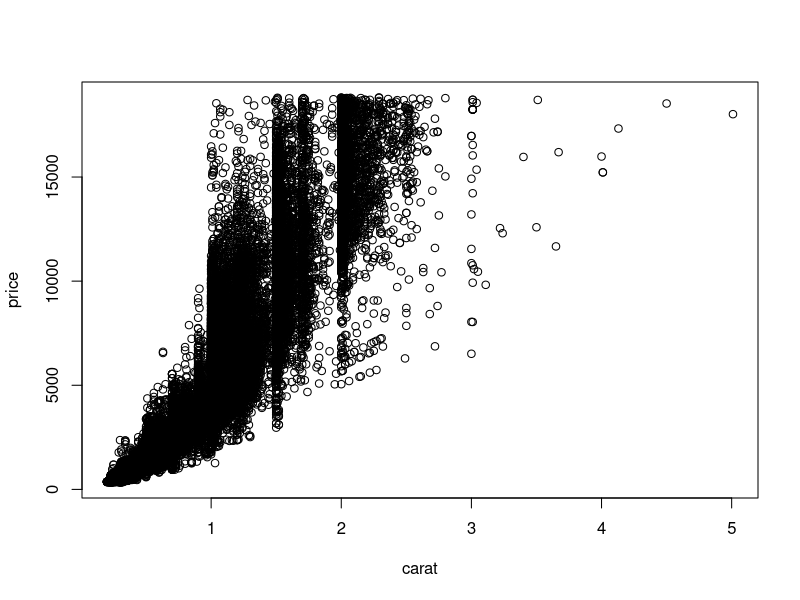
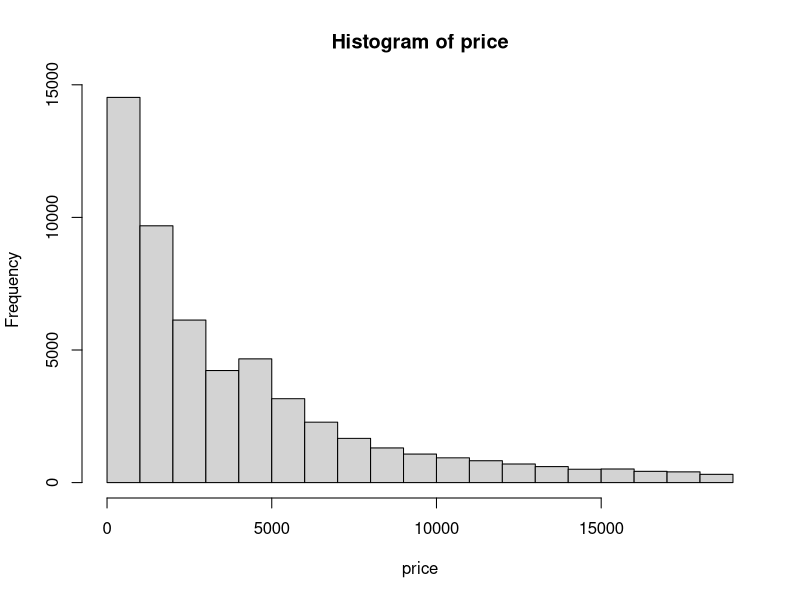
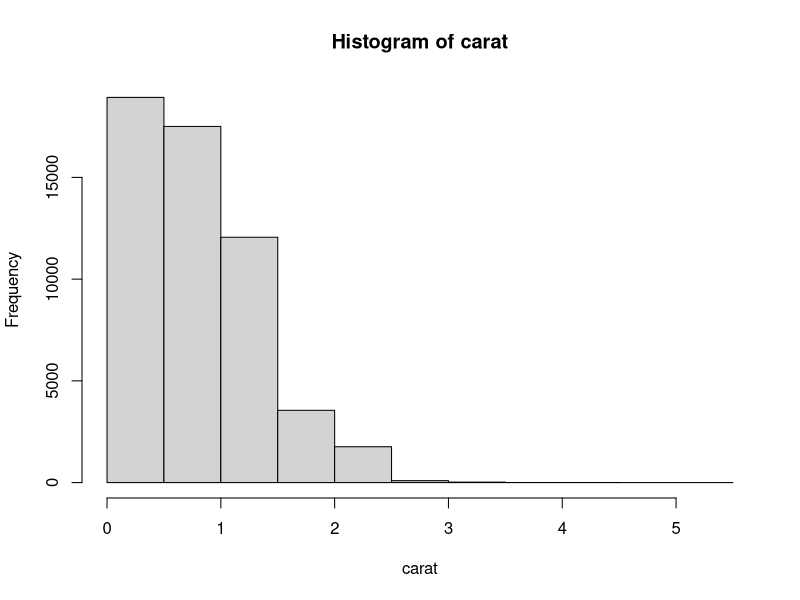
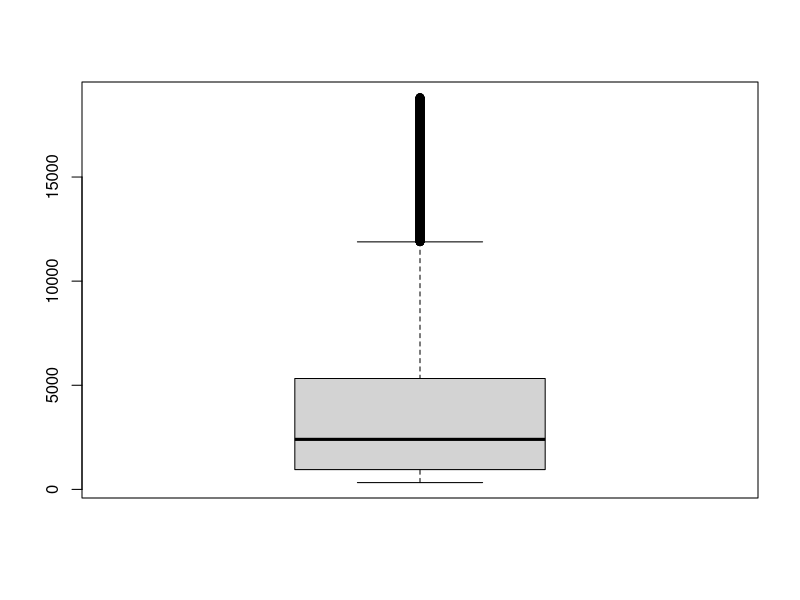
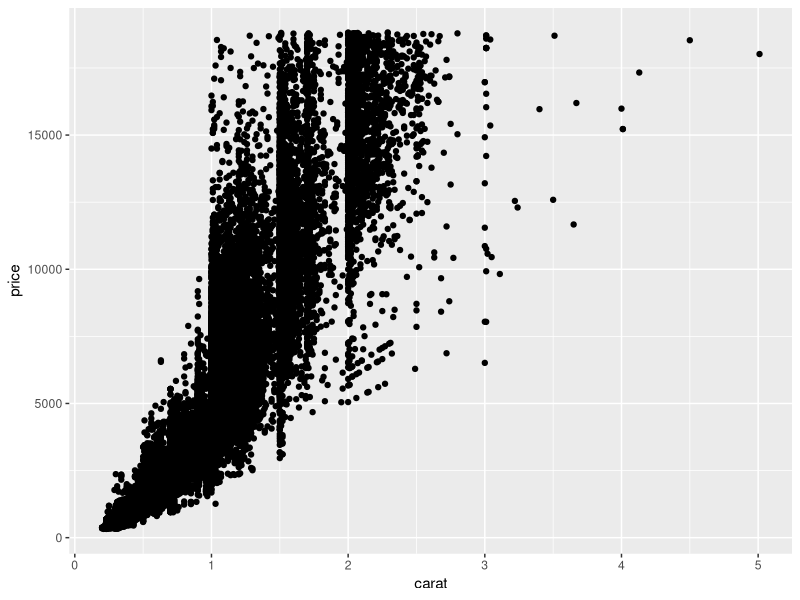
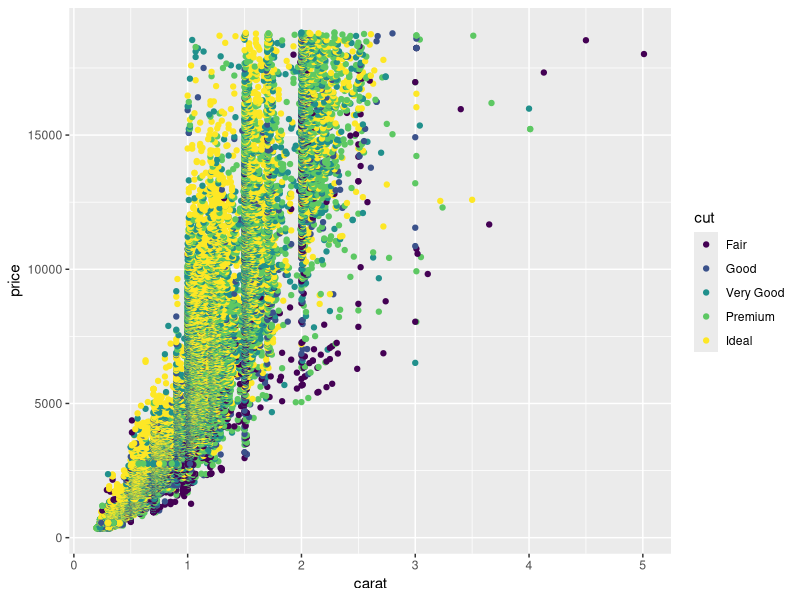
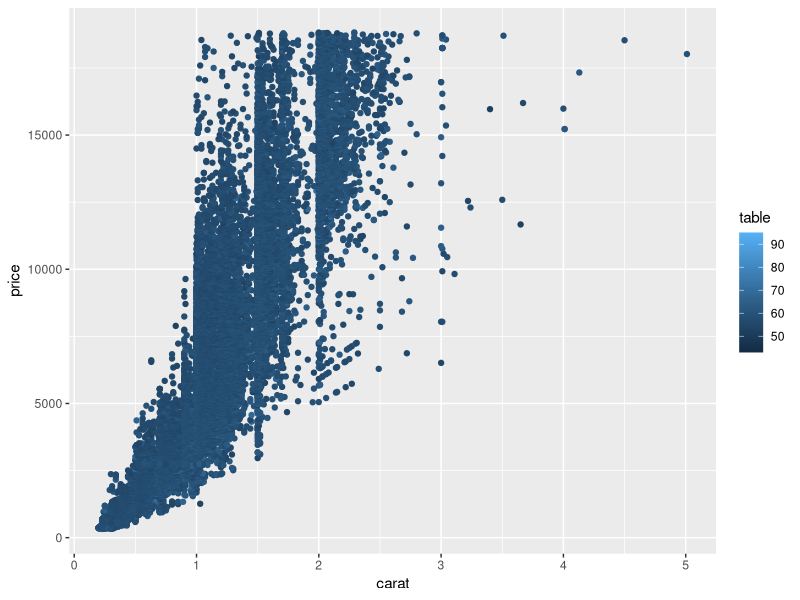
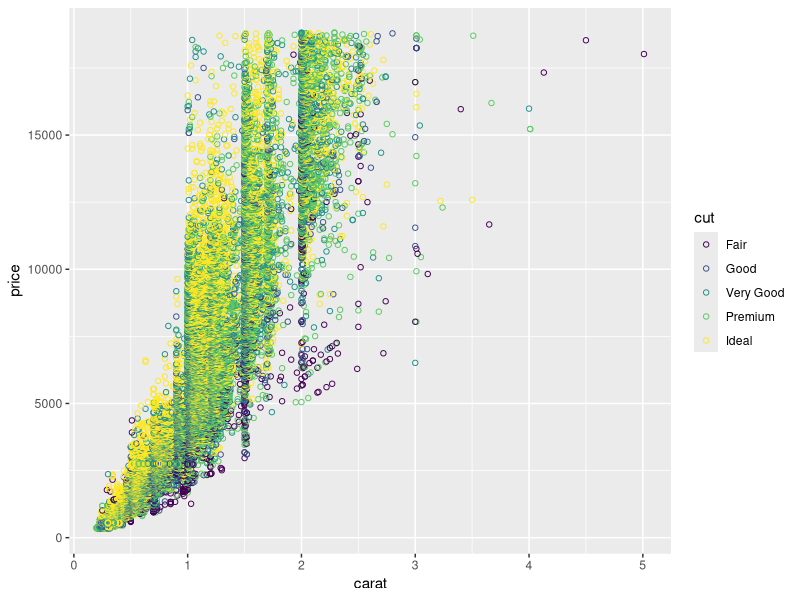

Write R code to recreate these figures, in order.
install.packages('ggplot2')
library(ggplot2)
help(ggplot2)

attach(diamonds)
data(diamonds)
summary(diamonds)
head(diamonds)
dim(diamonds)

plot(price ~ carat, data=diamonds)
hist(price)
hist(carat)
boxplot(price)
?ggplot
ggplot(diamonds,aes(x=carat,y=price))+geom_point()
ggplot(diamonds,aes(x=carat,y=price,color=cut))+geom_point()
ggplot(diamonds,aes(x=carat,y=price,color=table))+geom_point()
ggplot(diamonds,aes(x=carat,y=price,color=cut))+geom_point(shape=1)
ggplot(diamonds,aes(x=carat,y=price,color=cut))+geom_point(shape=1,alpha=1/3)
g<-ggplot(diamonds,aes(x=carat,y=price,color=cut))+geom_point(shape=1)
summary(g)

g+facet_wrap(~cut)
g+facet_grid(color ~ cut)

ggplot(diamonds, aes(x=price)) + geom_histogram()
ggplot(diamonds, aes(x=price)) + geom_histogram(aes(fill=cut)) + facet_wrap(~cut)

ggplot(diamonds,aes(x=price)) + geom_density(color='red',fill='blue')
ggplot(diamonds,aes(x=price)) + geom_density(aes(color=cut, fill=cut))
ggplot(diamonds,aes(x=price)) + geom_density(aes(color=cut, fill=cut)) + facet_wrap(~cut)

ggplot(diamonds, aes(x=1, y=price)) + geom_boxplot()
ggplot(diamonds, aes(x=cut, y=price)) + geom_boxplot()
ggplot(diamonds, aes(x=cut, y=price)) + geom_violin()

install.packages('ggthemes')
library(ggthemes)
g
g+theme_economist()
g+theme_economist()+scale_color_economist()

g+theme_wsj()
g+theme_tufte()
g+theme_bw()


